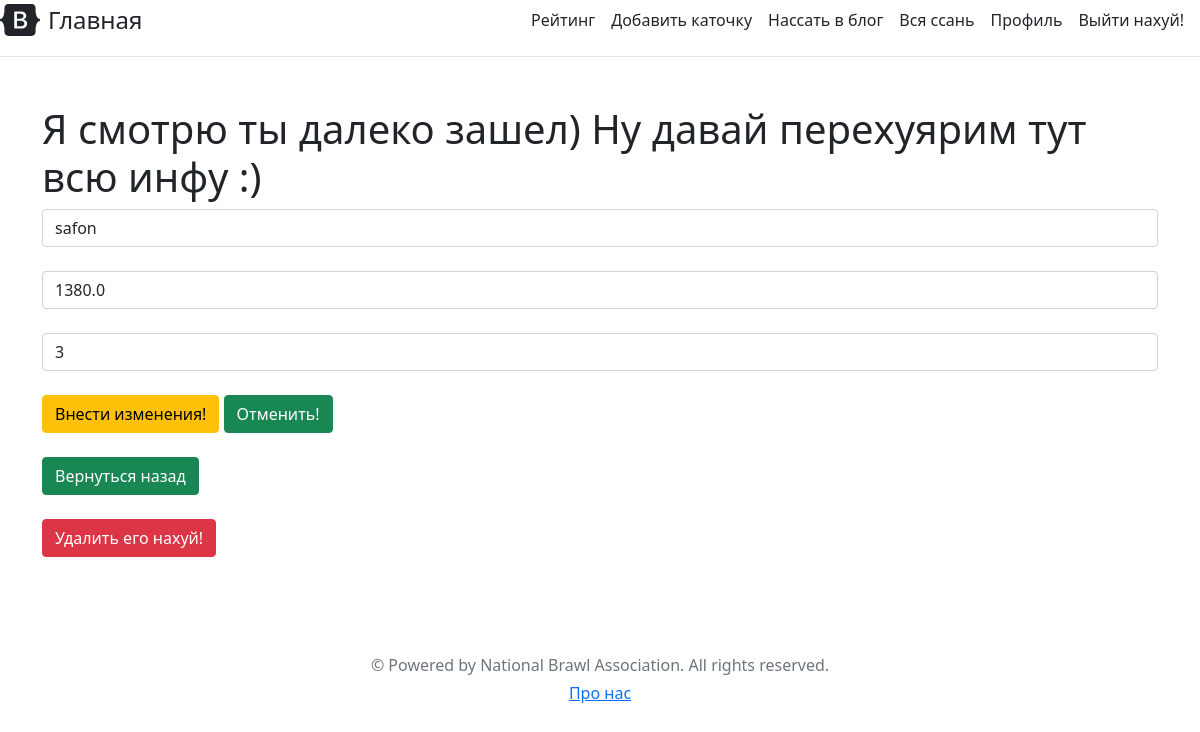
The page /user/2/update (signed in) on the database as committed earlier.
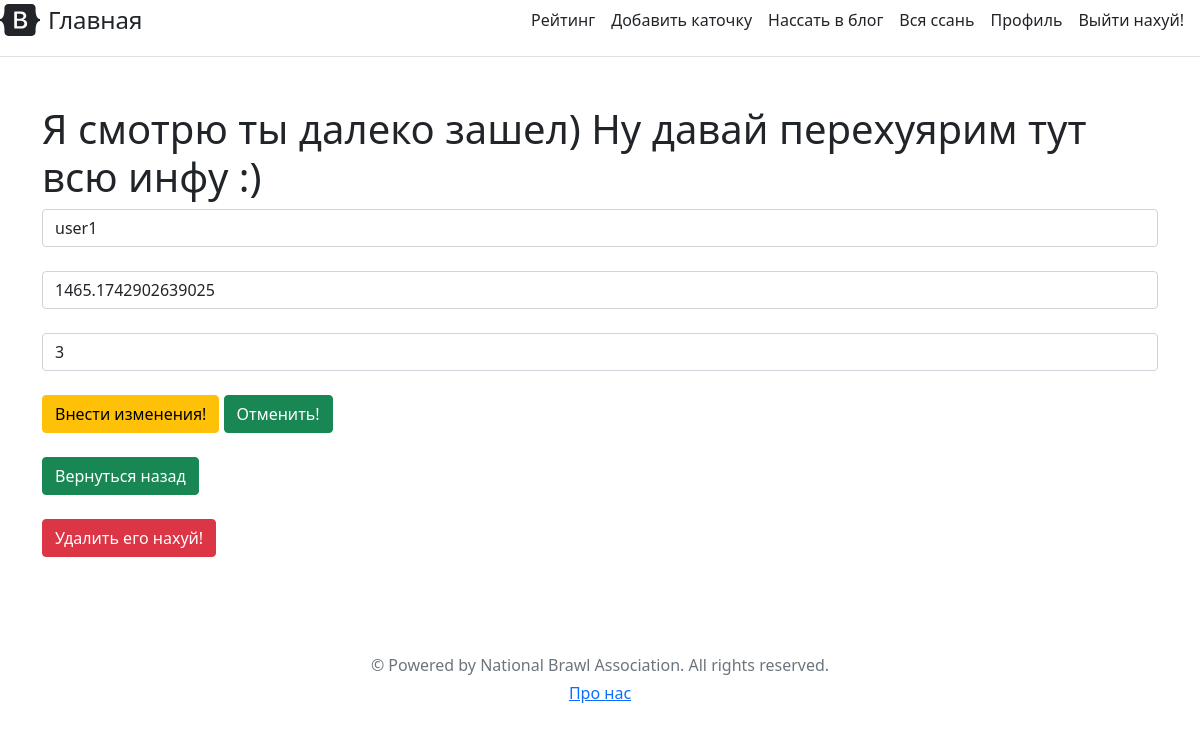
The same page on the database as committed later.
### website/models.py (models this page shows, shortened)
class User(db.Model, UserMixin):
    id = db.Column(db.Integer, primary_key=True)
    name = db.Column(db.String(20), nullable=False)
    password = db.Column(db.String, nullable=False)
    date = db.Column(db.DateTime(timezone=True), default=datetime.datetime.utcnow)
    rating = db.Column(db.Float, default=1400.0)
    rating_history = db.relationship('Rating_history')
    posts = db.relationship('Post')
    mode = db.Column(db.Integer, default=3)
    k = db.Column(db.Float, default=40.0)
    numrounds = db.Column(db.Integer, default=0)

### website/usermanager.py (the view, shortened to what this page needs)
@usermanager.route('/user/<int:id>/update', methods=['POST', 'GET'])
@login_required
def user_update(id):
    if current_user.mode > User.query.get(id).mode or current_user.mode > 1:
        return redirect(url_for('usermanager.show_all_users'))
    return render_template('user_update.html', user=current_user, usr=User.query.get(id))

### website/templates/user_update.html (shortened to what this page needs)
{% extends 'base.html' %}
{% block body %}
<div class="container mt-5">
    <h1>Я смотрю ты далеко зашел) Ну давай перехуярим тут всю инфу :)</h1>
    <form method="post">
        <input type="string" name="name" id="name" class="form-control" value="{{usr.name}}"><br>
        {% if user.mode == 0 or user.mode < usr.mode %}
        <input type="number" name="rating" id="rating" class="form-control" value="{{usr.rating}}"><br>
        <input type="number" name="mode" id="mode" class="form-control" value="{{usr.mode}}"><br>
        {% endif %}
        <input type="submit" class="btn btn-warning" value="Внести изменения!">
        <input type="reset" class="btn btn-success" value="Отменить!"><br>
        <br>
        <a href="/users" class="btn btn-success">Вернуться назад</a>
        <br>
        <br>
        {% if user.mode < usr.mode and user.mode <= 1 %}
        <a href="/user/{{usr.id}}/delete" class="btn btn-danger">Удалить его нахуй!</a>
        {% endif %}
    </form>
</div>
{% endblock %}

Rows that differ between the two databases and show on the page:
changed User: name "safon" → "user1"; rating "1380.0" → "1465.1742902639025"
